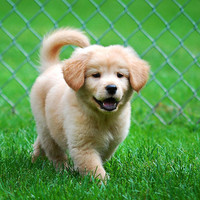
#> input picture oving1/puppy.jpg, 200 x 200 px
$ python oppg2_b.py   (older library calls are emulated)
#> lines starting #> are read from the running program, lines starting #| are printed output that depends on the picture
import numpy as np
from scipy import misc
import matplotlib.pyplot as plt

def read_img(path):
#> called with path = './puppy.jpg'
	image = misc.imread(path)
#> image is the input picture: shape (200, 200, 3); mean R, G, B 100.3, 153.4, 85.8
	return image

def rgb2gray(img):

	new_img = np.zeros_like(image[...,0])

	rows = img.shape[0]
#> rows = 200
	cols = img.shape[1]
#> cols = 200

    #Perception values
	red = 0.2126
	green = 0.7152
	blue = 0.0722

	for y in range(rows):
		for x in range(cols):
			r = float(img[x,y,0])
			g = float(img[x,y,1])
			b = float(img[x,y,2])

			new_img[x,y] = r*red + g*green + b*blue
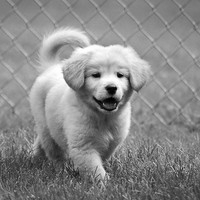
#> new_img: shape (200, 200); min 0, max 254, mean 136.7

	return new_img


def plot_fig(img, param = 'none'):
	plt.figure()
	if param == 'none':
		plt.imshow(img)
	if param == 'gray':
		plt.imshow(img, cmap=plt.cm.gray, vmin=0, vmax=255)
	plt.axis('off')

def normalize(img):

	#We really should check that the image is not completely black to avoid division by 0, but were in a rush here

	rows = img.shape[0]
#> rows = 200
	cols = img.shape[1]
#> cols = 200

	for y in range(rows):
		for x in range(cols):
			img[x,y] = np.float64(img[x,y])/255.0
			break

	return img

def gamma(img, gamma):

#> called with gamma = 0.8
	new_img = img.astype(np.float64)

	#Gamma equation: T(p) = cp^g, c > 0 and g > 0
	#We let c = 1

	rows = img.shape[0]
#> rows = 200
	cols = img.shape[1]
#> cols = 200

	for y in range(rows):
		for x in range(cols):

			new_img[x, y] = np.power(img[x,y], gamma)
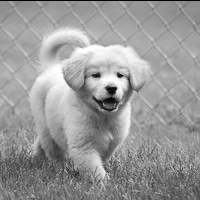
#> new_img: shape (200, 200) float64; min 0, max 83.92, mean 50.5; drawn with min black and max white

	return new_img


image = read_img('./puppy.jpg')

image = rgb2gray(image)

image = image.astype(np.float32)
image = normalize(image)

img1 = gamma(image, 0.8) # <1 darkens the picture
img2 = gamma(image, 1.2) # >1 lightens the picture

plot_fig(image, 'gray')
plot_fig(img1, 'gray')
plot_fig(img2, 'gray')

plt.show()
